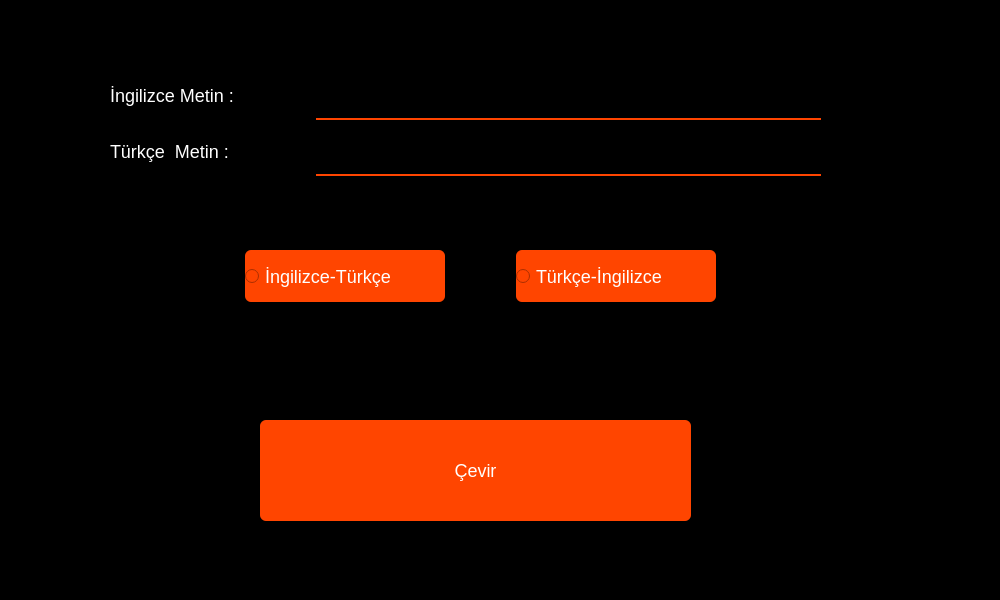
<?xml version="1.0" encoding="UTF-8"?>
<ui version="4.0">
 <class>MainWindow</class>
 <widget class="QMainWindow" name="MainWindow">
  <property name="geometry">
   <rect>
    <x>0</x>
    <y>0</y>
    <width>1000</width>
    <height>600</height>
   </rect>
  </property>
  <property name="minimumSize">
   <size>
    <width>1000</width>
    <height>600</height>
   </size>
  </property>
  <property name="maximumSize">
   <size>
    <width>1000</width>
    <height>600</height>
   </size>
  </property>
  <property name="windowTitle">
   <string>MainWindow</string>
  </property>
  <property name="styleSheet">
   <string notr="true">QMainWindow::selection{
    background-color: orange;
}
#centralwidget{
    background-color: #000;
}
QPushButton{
    width: 200px;
    height: 50px;
    font-size: 18px;
    background-color:orangered;
    color: #fff;
    border-radius: 6px;
}
QPushButton:hover{
    background-color:#d12c03;
}
QLabel{
    border:none;
    font-size: 18px;
    color:#fff;
}
QLineEdit{
    background-color:#000;
    border:none;
    color: #fff;
    font-size: 18px;
    border-bottom:2px solid orangered;
}
QLineEdit:focus{
    border-bottom: 2px solid orange;
}
QRadioButton{
    background-color: orangered;
    color:#fff;
    font-size: 18px;
    border-radius: 6px;
}
QRadioButton:hover{
    background-color:rgb(196, 57, 7);
}
QRadioButton:focus{
    background-color: orange;
}</string>
  </property>
  <widget class="QWidget" name="centralwidget">
   <widget class="QLabel" name="lbl_ceviri">
    <property name="geometry">
     <rect>
      <x>20</x>
      <y>340</y>
      <width>781</width>
      <height>111</height>
     </rect>
    </property>
    <property name="styleSheet">
     <string notr="true">font-size:18px;
color:#fff;</string>
    </property>
    <property name="text">
     <string/>
    </property>
   </widget>
   <widget class="QPushButton" name="btn_cevir">
    <property name="geometry">
     <rect>
      <x>260</x>
      <y>420</y>
      <width>431</width>
      <height>101</height>
     </rect>
    </property>
    <property name="cursor">
     <cursorShape>PointingHandCursor</cursorShape>
    </property>
    <property name="styleSheet">
     <string notr="true"/>
    </property>
    <property name="text">
     <string>Çevir</string>
    </property>
   </widget>
   <widget class="QWidget" name="layoutWidget">
    <property name="geometry">
     <rect>
      <x>110</x>
      <y>70</y>
      <width>711</width>
      <height>171</height>
     </rect>
    </property>
    <layout class="QFormLayout" name="formLayout">
     <item row="0" column="0">
      <widget class="QLabel" name="lbl_en">
       <property name="minimumSize">
        <size>
         <width>200</width>
         <height>50</height>
        </size>
       </property>
       <property name="styleSheet">
        <string notr="true"/>
       </property>
       <property name="text">
        <string>İngilizce Metin : </string>
       </property>
      </widget>
     </item>
     <item row="0" column="1">
      <widget class="QLineEdit" name="txt_en">
       <property name="minimumSize">
        <size>
         <width>0</width>
         <height>50</height>
        </size>
       </property>
      </widget>
     </item>
     <item row="1" column="0">
      <widget class="QLabel" name="label_2">
       <property name="minimumSize">
        <size>
         <width>200</width>
         <height>50</height>
        </size>
       </property>
       <property name="maximumSize">
        <size>
         <width>16777215</width>
         <height>50</height>
        </size>
       </property>
       <property name="styleSheet">
        <string notr="true"/>
       </property>
       <property name="text">
        <string>Türkçe  Metin : </string>
       </property>
      </widget>
     </item>
     <item row="1" column="1">
      <widget class="QLineEdit" name="txt_tr">
       <property name="minimumSize">
        <size>
         <width>0</width>
         <height>50</height>
        </size>
       </property>
      </widget>
     </item>
    </layout>
   </widget>
   <widget class="QWidget" name="">
    <property name="geometry">
     <rect>
      <x>180</x>
      <y>250</y>
      <width>601</width>
      <height>52</height>
     </rect>
    </property>
    <layout class="QHBoxLayout" name="horizontalLayout">
     <item>
      <widget class="QRadioButton" name="rd_entr">
       <property name="minimumSize">
        <size>
         <width>100</width>
         <height>50</height>
        </size>
       </property>
       <property name="maximumSize">
        <size>
         <width>200</width>
         <height>100</height>
        </size>
       </property>
       <property name="styleSheet">
        <string notr="true"/>
       </property>
       <property name="text">
        <string>İngilizce-Türkçe </string>
       </property>
      </widget>
     </item>
     <item>
      <widget class="QRadioButton" name="rd_tren">
       <property name="minimumSize">
        <size>
         <width>100</width>
         <height>50</height>
        </size>
       </property>
       <property name="maximumSize">
        <size>
         <width>200</width>
         <height>100</height>
        </size>
       </property>
       <property name="styleSheet">
        <string notr="true"/>
       </property>
       <property name="text">
        <string>Türkçe-İngilizce</string>
       </property>
      </widget>
     </item>
    </layout>
   </widget>
  </widget>
 </widget>
 <resources/>
 <connections/>
</ui>
